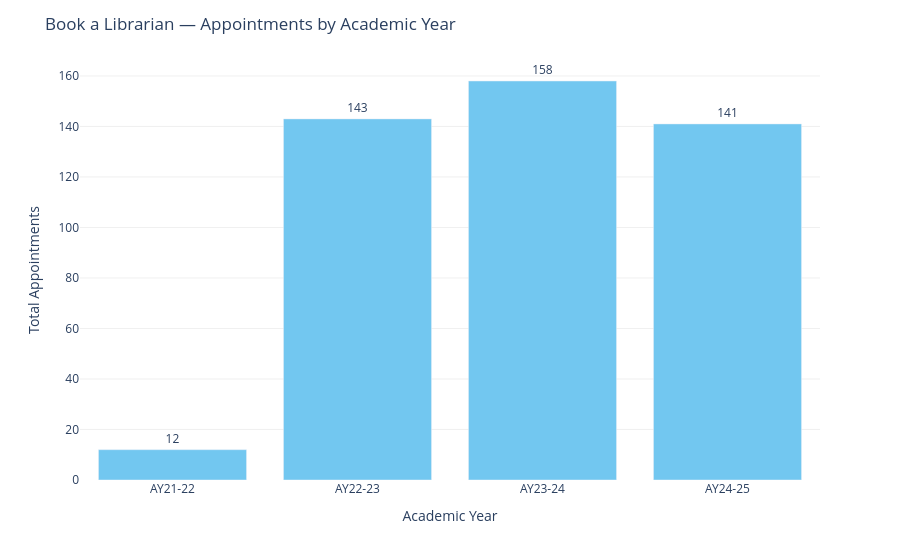

This figure's notebook cell:
### Code cell
# making sure charts function still works

# plot bookings by year
agg = (
    df.groupby("AcademicYear", as_index=False)
    .size()
    .rename(columns={"size": "Appointments"})
    .sort_values("AcademicYear")
)

fig = px.bar(
    agg,
    x="AcademicYear",
    y="Appointments",
    text="Appointments",
    color_discrete_sequence=[CLOUD_BLUE],
)
fig.update_traces(textposition="outside")
fig.update_layout(
    title="Book a Librarian — Appointments by Academic Year",
    xaxis_title="Academic Year",
    yaxis_title="Total Appointments",
    plot_bgcolor="white",
    paper_bgcolor="white",
    yaxis=dict(gridcolor="#f0f0f0"),
)

fig.show()

### Figure 1 — Plotly figure (JSON) as saved in the notebook; plotly's stock layout.template omitted (floating-point values rounded to 4 significant figures)
{"data": [{"hovertemplate": "AcademicYear=%{x}<br>Appointments=%{text}<extra></extra>", "legendgroup": "", "marker": {"color": "#72c7f0", "pattern": {"shape": ""}}, "name": "", "orientation": "v", "showlegend": false, "text": [12.0, 143.0, 158.0, 141.0], "textposition": "outside", "x": ["AY21-22", "AY22-23", "AY23-24", "AY24-25"], "xaxis": "x", "y": [12, 143, 158, 141], "yaxis": "y", "type": "bar"}], "layout": {"xaxis": {"anchor": "y", "domain": [0.0, 1.0], "title": {"text": "Academic Year"}}, "yaxis": {"anchor": "x", "domain": [0.0, 1.0], "title": {"text": "Total Appointments"}, "gridcolor": "#f0f0f0"}, "legend": {"tracegroupgap": 0}, "margin": {"t": 60}, "barmode": "relative", "title": {"text": "Book a Librarian — Appointments by Academic Year"}, "plot_bgcolor": "white", "paper_bgcolor": "white"}}
